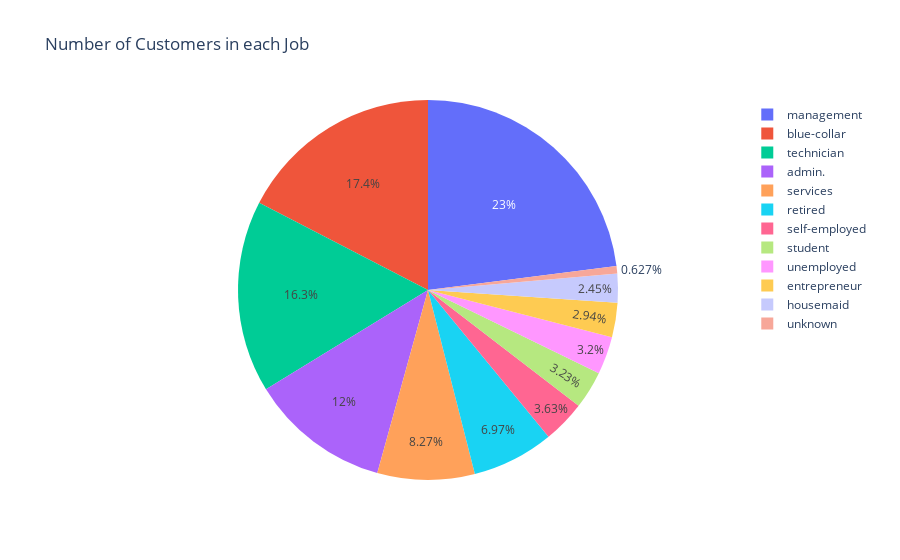

This figure's notebook cell:
### Markdown cell above
- We can see that the outliers in our dataset for age above 70 yrs correspond to the retired customers.Whereas the customers below 30 yrs are all students.

### Code cell
job_counts=pd.DataFrame(bank['job'].value_counts())
px.pie(names=job_counts.index,values=job_counts['job'].values,title="Number of Customers in each Job")

### Figure 1 — Plotly figure (JSON) as saved in the notebook; plotly's stock layout.template omitted (floating-point values rounded to 4 significant figures)
{"data": [{"domain": {"x": [0, 1], "y": [0, 1]}, "hovertemplate": "label=%{label}<br>value=%{value}<extra></extra>", "labels": ["management", "blue-collar", "technician", "admin.", "services", "retired", "self-employed", "student", "unemployed", "entrepreneur", "housemaid", "unknown"], "legendgroup": "", "name": "", "showlegend": true, "type": "pie", "values": [2566, 1944, 1823, 1334, 923, 778, 405, 360, 357, 328, 274, 70]}], "layout": {"legend": {"tracegroupgap": 0}, "title": {"text": "Number of Customers in each Job"}}}
